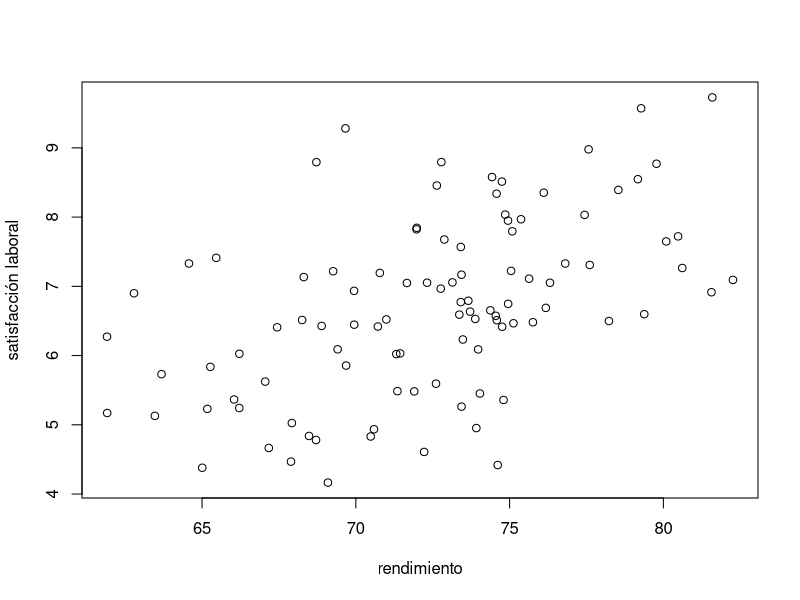

Write the R code that produced this figure.
## ---- chunk 1
knitr::opts_chunk$set(echo = TRUE, warning = FALSE, message = FALSE)
## ---- chunk 2
library(mvtnorm)
muestra=rmvnorm(100,mean=c(72,6.5),sigma=matrix((c(25,4,4,2)),ncol=2)) 
plot(muestra,xlab="rendimiento",ylab="satisfacción laboral")
## ---- chunk 3
n=100
p=2
mu=c(72,6.5)
medias=colMeans(muestra)
medias
covarianzas=cov(muestra)
covarianzas

T=n*t(medias-mu)%*%solve(covarianzas)%*%(medias-mu) 
T
#estadístico de Hotelling
## ---- chunk 4
F=98*T/(2*100)
F=as.numeric(F)


pvalor=1-pf(F,p,n-p)
pvalor
